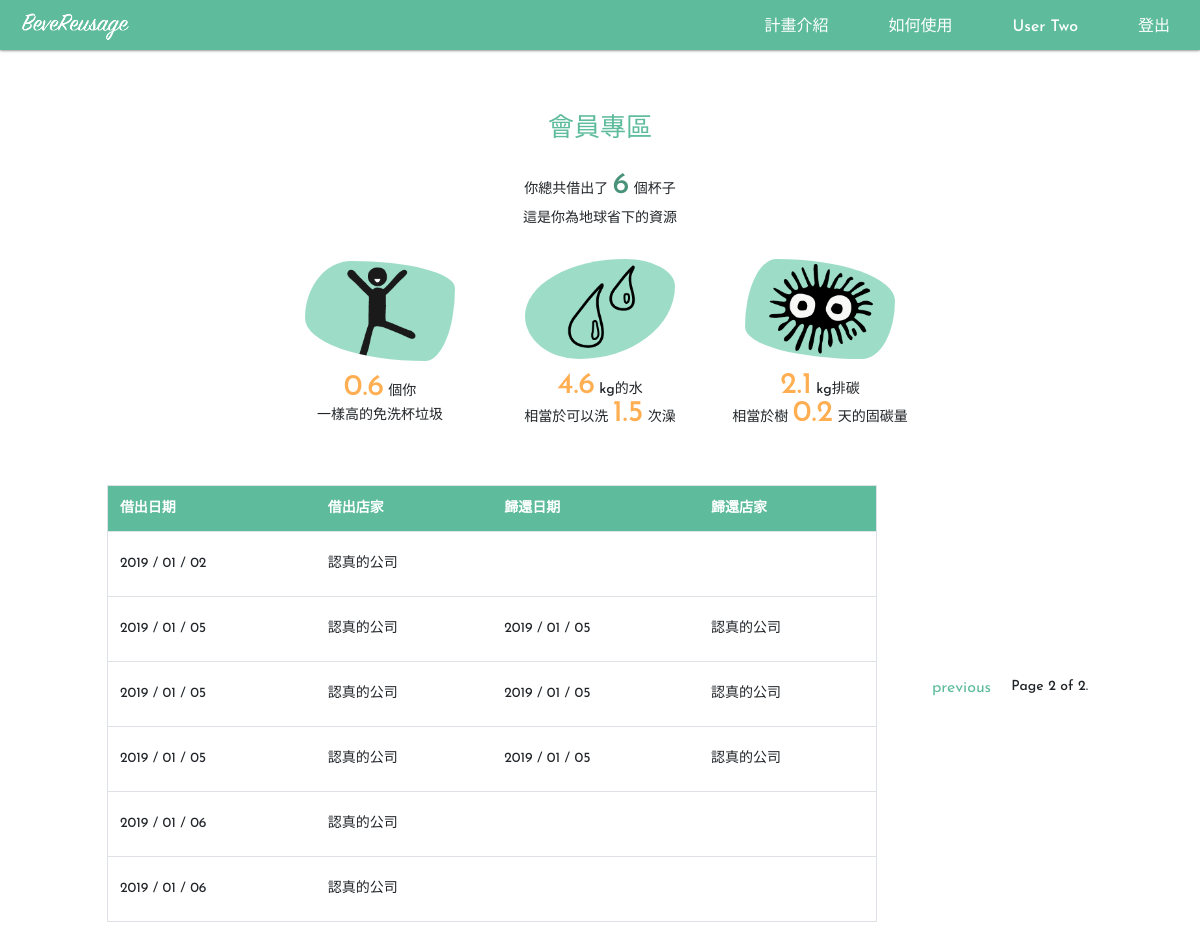
Screenshot of /interaction/customer/mycups/?page=2 (signed in) with the database file from the repository.
### interaction/models.py (models this page shows, shortened)
class CupUser(AbstractUser):
    username = models.CharField(
        error_messages={'unique': '有人使用這個名字了'},
        help_text='',
        max_length=150,
        unique=True,
        validators=[UnicodeUsernameValidator()],
        verbose_name='用戶名'
    )
    password    = models.CharField(max_length=128, verbose_name='密碼')
    last_name   = models.CharField(blank=True, max_length=150, verbose_name='姓氏')
    first_name  = models.CharField(blank=True, max_length=30, verbose_name='名字')
    email       =  models.EmailField(blank=True, max_length=254, verbose_name='email')
    title       = models.CharField(blank=True, null=True, max_length=300, verbose_name='公司稱號')
    address     = models.CharField(blank=True, null=True, max_length=300, verbose_name='地址')
    phone_number= models.CharField(blank=True, null=True, max_length=10, help_text='e.g. 0912345678', verbose_name='電話號碼')
    is_customer = models.BooleanField(default=False, verbose_name='customer status')
    is_business = models.BooleanField(default=False, verbose_name='business status')
    @property
    def name(self):
        if self.first_name and self.last_name:
            english = r'(^[A-Za-z]+$)'
            if re.match(english, self.first_name+self.last_name):
                return ("%s %s" % (self.first_name, self.last_name))
            else:
                return self.last_name+self.first_name
        elif self.title:
            return self.title
        else:
            return self.username

class Record(models.Model):
    cup = models.ForeignKey('Cup', on_delete=models.SET_NULL, blank=True, null=True)
    user = models.ForeignKey('CupUser', related_name='user', on_delete=models.SET_NULL, blank=True, null=True)
    source = models.ForeignKey('CupUser', related_name='source', on_delete=models.SET_NULL, blank=True, null=True)
    destination = models.ForeignKey('CupUser', related_name='destination', on_delete=models.SET_NULL, blank=True, null=True)
    returned_at = models.DateTimeField(auto_now=True)        # record 被更新的時間就是杯子被還回來的時間
    loaned_out_at = models.DateTimeField(auto_now_add=True)  # 杯子被租出去的時間就是 record 建立的時間
    class meta:
        ordering = ['-loaned_out_at']

### interaction/views/customer.py (the view)
# urls.py: path('customer/mycups/', customer.CustomerRecordListView.as_view(), name='customer-view-cups'),
class CustomerRecordListView(LoginRequiredMixin, ListView):
    model = Record
    template_name ='customer_record.html'
    context_object_name = 'checked_out_records' # default is 'record_list'
    paginate_by = 10
    def get_queryset(self):
        return Record.objects.filter(user=self.request.user).order_by('loaned_out_at')

### interaction/templates/customer_record.html (shortened to what this page needs)
{% extends "base_generic.html" %}
{% block content %}
  {% if checked_out_records %}
   <h1>會員專區</h1>
   <div>
      <p>你總共借出了 <span id='customer-cup-count'>{{ checked_out_records | length }}</span> 個杯子
      </br>這是你為地球省下的資源
      </p>
      {% include "game_stats.html" %}
    </div>
    <div class="table_sec col-md-8">
      <table class="table table-hover">
        <thead class="table-head">
          <tr>
            <th scope="col">借出日期</th>
            <th scope="col">借出店家</th>
            <th scope="col">歸還日期</th>
            <th scope="col">歸還店家</th>
          </tr>
        </thead>
        {% for record in checked_out_records %}
        <tbody>
          <tr>
            <td>{{ record.loaned_out_at|date:"Y / m / d" }}</td>
            <td>{{ record.source.name }}</td>
            <td>{% if record.destination %} {{ record.returned_at|date:"Y / m / d" }} {% endif %}</td>
            <td>{{ record.destination.name }}</td>
          </tr>
        </tbody>
        {% endfor %}
      </table>
    </div>
  {% else %}
    <h3>歡迎！開始使用環保杯吧！</h3>
  {% endif %}
  {% load static %}
{% endblock %}

### interaction/templates/nav_bar.html (shortened to what this page needs)
<nav class="col-12 navbar">
  <a class="logo" href="{% url 'index' %}">
    {% load static %}
    <img class="navbar-logo" src="{% static 'asset/1x/logo_word.png' %}" alt="">
  </a>
  <div class="nav-toggler navbar-collapse">
    <div class="menu">
      <ul class="nav-list">
        <li class="nav-item">
          <a class="nav-link" href="/#sec_plan">計畫介紹</a>
        </li>
        <li class="nav-item">
          <a class="nav-link" href="/#sec_usage">如何使用</a>
        </li>
          {% if user.is_authenticated %}
            {% if user.is_customer %}
              <li class="nav-item"><a class="nav-link" href="{% url 'customer-view-cups' %}">{{ user.name }}</a></li>
            {% elif user.is_business %}
              <li class="nav-item"><a class="nav-link" href="{% url 'business-manage-cups' %}">{{ user.name }}</a></li>
            {% else %}
              <li class="nav-item nav-link"></li>
              <li class="nav-item"><a class="nav-link" href="">你是 {{ user.name }}</a></li>
              <li class="nav-item"><a class="nav-link" href="{% url 'customer-view-cups' %}">顧客頁面</a></li>
              <li class="nav-item"><a class="nav-link" href="{% url 'business-manage-cups' %}">商家頁面</a></li>
            {% endif %}
            <li class="nav-item"><a class="nav-link" href="{% url 'logout' %}?next="/" ">登出</a></li>
          {% endif %}
        </ul>
    </div>
  </div>
</nav>
{% load static %}

### interaction/static/css/styles.css (style rules this page uses)
body, html { position: relative; padding:0; margin:0; width:100vw; font-family: 'Josefin Sans', sans-serif,'LiHei Pro'; }
html { scroll-behavior: smooth; }
:root { --color-main:#5EBC9D; --color-text:#ffffff; --color-second:#efefef; --color-shadow:#454545; --color-warning:#FFAE51; --color-btn:#49937B; --color-light:#9DDDC8; }
.navbar { display: flex; flex-direction: row nowrap; justify-content: space-between; position: fixed; top:0; height:50px; z-index: 100; background-color:var(--color-main); box-shadow: 0px 0px 3px var(--color-shadow); padding:0px 10px ; }
.nav-list { height:100vh !important; display: flex; flex-direction: column; justify-content: center; }
.logo { z-index:101; margin:0 auto; }
.navbar-logo { height:40px; width:130px; }
.menu { display: flex; flex-direction: column; justify-content: center; align-items: center; overflow: hidden; height: 0; transition: height 1s; position: absolute; top:0; right:0; left: 0; background-color: var(--color-main); }
ul { list-style: none; padding: 0; }
.nav-list { top:50px; height:50px; }
.nav-item { display: flex; justify-content: center; padding:15px 0px; }
.nav-link { display: block; color:var(--color-text); font-size:16px; line-height: 34px; padding:10px; font-weight:500; text-decoration: none; transition: all 0.3s; height:100%; text-align: center; -webkit-flex: 1; -ms-flex: 1; flex: 1; }
.nav-link::after { display: block; opacity:0; content: ""; height:2px; background-color: var(--color-text); }
h1 { color: var(--color-main); text-align: center; font-size:24px; padding:10px 0; width: 100%; }
p { text-align: center; font-weight:500; font-size:14px; margin:0; padding-bottom: 20px; }
td { padding: 5px 5px; }
#customer-cup-count { font-size: 30px; color:var(--color-btn); }
.table_sec { padding-top:30px; display: flex; -webkit-display:flex; justify-content: center; }
.table { border-radius: 5px; border:1px solid #dee2e6; }
.table-head { background-color: var(--color-main); color: var(--color-text); }
.table tbody+tbody { border-top:1px solid #dee2e6; }
.table td { vertical-align: center; font-size:12px; }
td { line-height: 40px; }
.table thead th { border:none; font-size:14px; }
@media (min-width:650px) { h1 { font-size: 26px; } }
@media (min-width:650px) { p { font-size:14px; } }
@media (min-width:650px) { .logo { margin:auto 0; } }
@media (min-width:650px) { .nav-toggler { display: flex; -webkit-display:flex; justify-content: space-between; } }
@media (min-width:650px) { .menu { flex-direction: row; justify-content: flex-end; top:0; float: right; height: 50px; transition: none; background-color: none; padding-top: 10px; padding-bottom: 10px; } }
@media (min-width:650px) { .nav-list { display: flex; -webkit-display:flex; flex-direction: row; justify-content: center; height:100% !important; } }
@media (min-width:650px) { .nav-item { padding:0px 20px; } }
@media (min-width:650px) { .navbar { background-color: none; } }
@media (min-width:650px) { .nav-list { height:30px; } }
@media (min-width:650px) { .menu { background-color: transparent; top:0; flex-direction: row; align-items: flex-start; overflow: unset; } }
@media (min-width:650px) { .nav-link { padding-top:0px; } }
@media (min-width:650px) { .table td { vertical-align: center; font-size:14px; } }

### rows the page displays
CupUser: name "User Two"
Record: loaned_out_at "2019 / 01 / 02", source.name "認真的公司"
Record: loaned_out_at "2019 / 01 / 05", source.name "認真的公司", returned_at "2019 / 01 / 05", destination.name "認真的公司"
Record: loaned_out_at "2019 / 01 / 05", source.name "認真的公司", returned_at "2019 / 01 / 05", destination.name "認真的公司"
Record: loaned_out_at "2019 / 01 / 05", source.name "認真的公司", returned_at "2019 / 01 / 05", destination.name "認真的公司"
Record: loaned_out_at "2019 / 01 / 06", source.name "認真的公司"
Record: loaned_out_at "2019 / 01 / 06", source.name "認真的公司"

### other values shown
{{ checked_out_records | length }} "6"
{{ page_obj.number }} "2"
{{ page_obj.paginator.num_pages }} "2"
